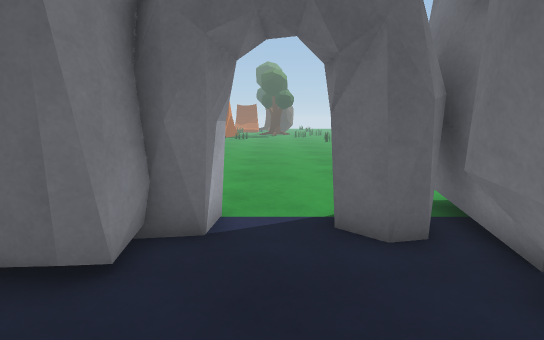
[1] (above)

21 first-person views from a walk through a 3-D level made in the Unity game engine. The camera is 1.2 m above the floor, tilts 10° down and sees 85° across. The floor is counted in squares, 0.5 m on a side. Each view is taken from the middle of a square. On the plan, view 1 faces up. The plan holds only what a view shows up to about 19 squares ahead; the rest is blank. The place goes on beyond the plan. Some animated figures are left out.

[2]
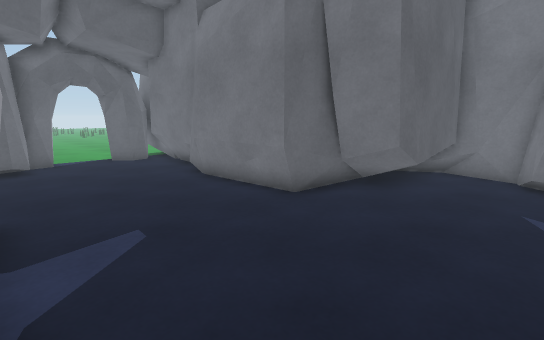

[3]
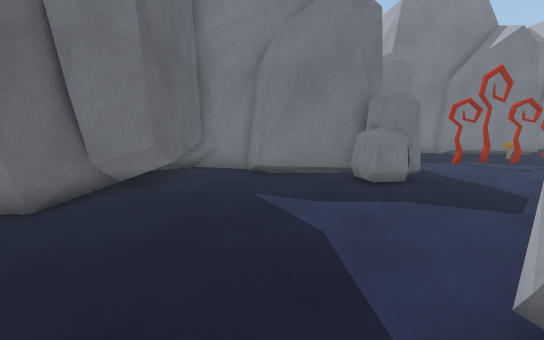

[4]
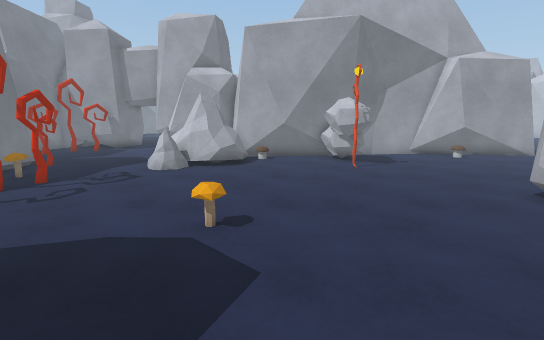

[5]
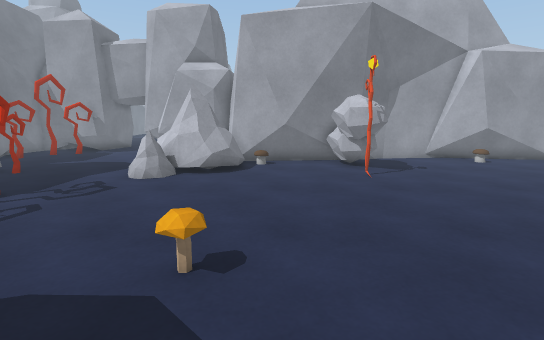

[6]
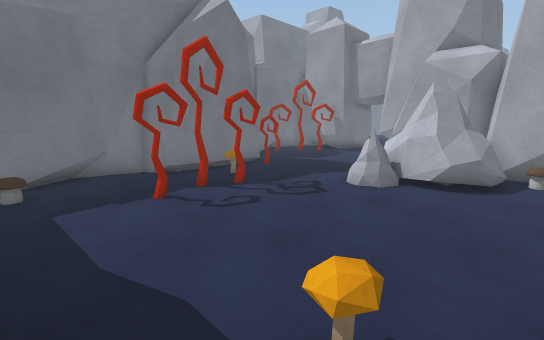

[7]
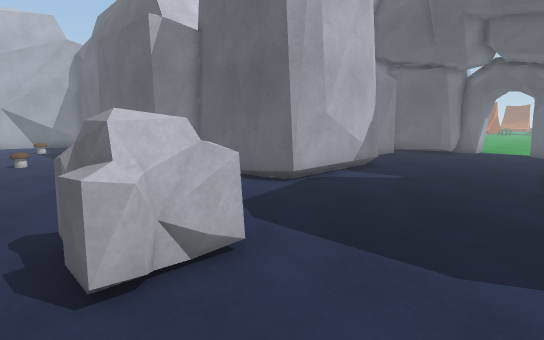

[8]
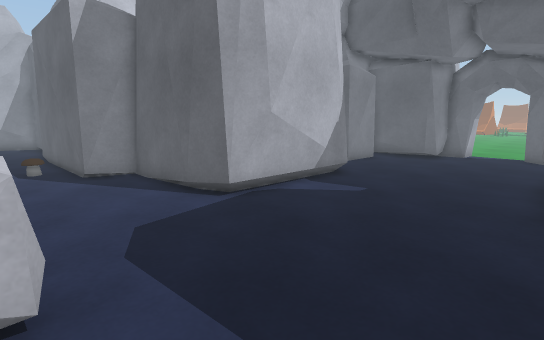

[9]
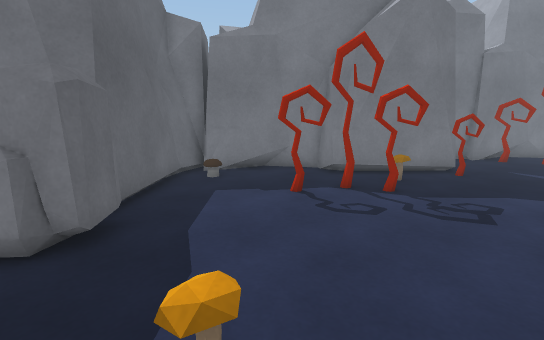

[10]
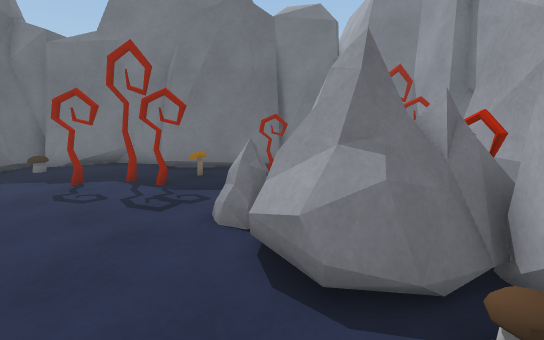

[11]
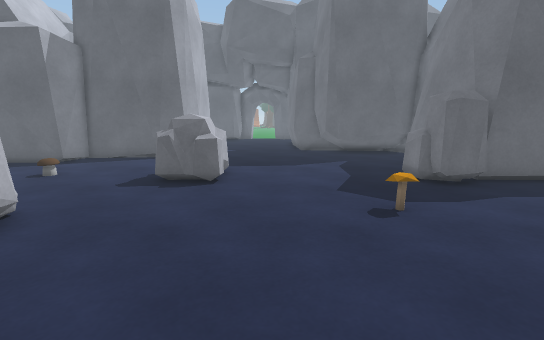

[12]
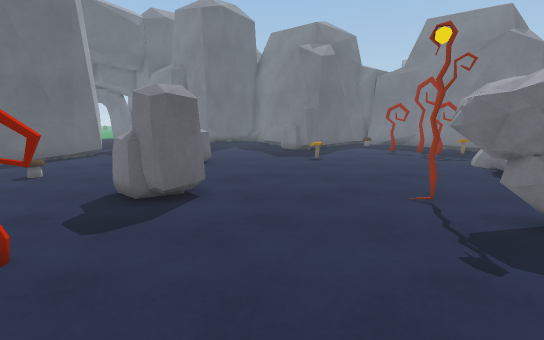

[13]
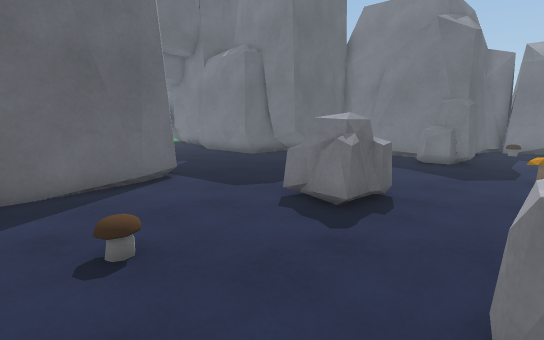

[14]
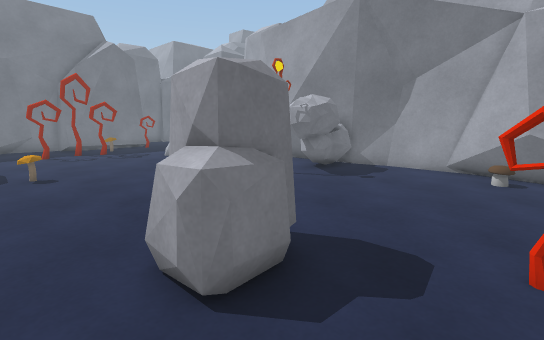

[15]
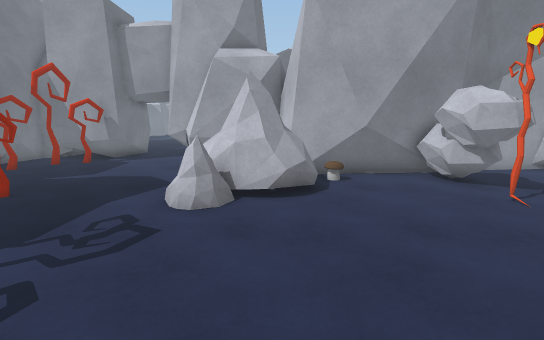

[16]
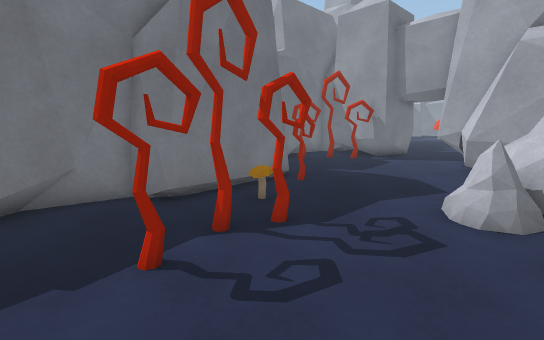

[17]
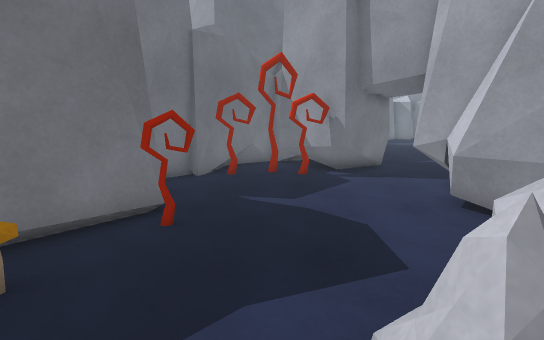

[18]
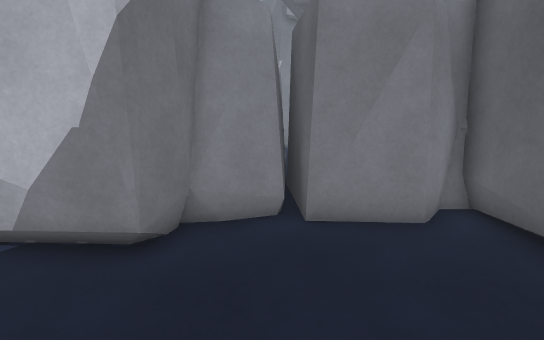

[19]
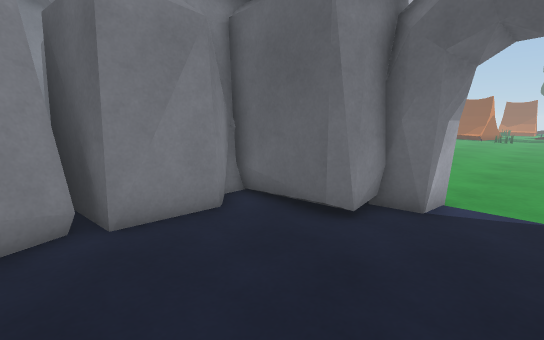

[20]
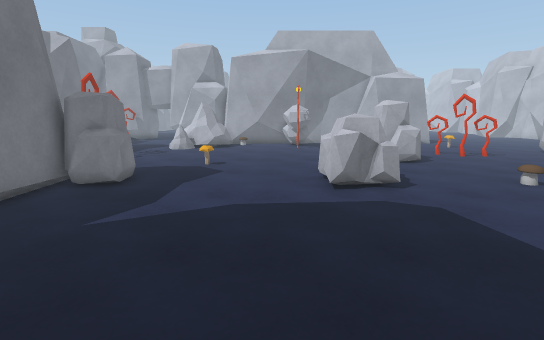

[21]
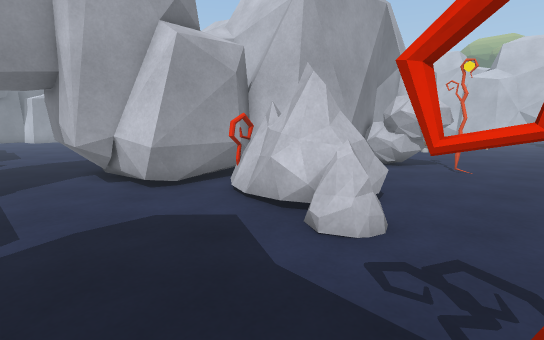

### Floor plan
Key: @ floor where view 1 was taken; # wall or solid block; . floor; = window, fence, low wall or low ledge; R rock; M mushroom; O other object.
Columns run from 10 left of view 1 to 21 right of it. Each row starts with its distance up from view 1.
  8          ...  R
  7          R.R  R
  6        RRR.R#R#
  5    R   #R...RR
  4    #RRR#.....RR
  3     R........RR
  2     #........RR
  1     #........R
  0 R####.....@..R
 -1 RRRRR.......RRR
 -2   RRR.......RR
 -3   RRRRR.....RR
 -4       R......R
 -5       R......R
 -6       R......RRRRR
 -7       R.......RRR   R
 -8      RR.......RRR RRRR
 -9 R    RR........RRRRRR
-10 RRRRRR..............R
-11 #..................RR
-12 #..................R
-13 ...................#
-14 ...................#
-15 .......RRR.......RR#
-16 ..M....RRR.......RR##
-17 .......RRR.......RRR###RRRR
-18 .................RR.......##
-19 ........................M.#
-20 ..............M...........R
-21 ...RRR....................R#
-22 ...RRR................O...R#
-23 ...RRR....................R#
-24 O.....................O..RR#
-25 O.....................O..R
-26 .......................M.#
-27 .........................#
-28 ..................RR.....R
-29 ........RO......RRRR....OR####
-30 ........RRR....RRRR......... RRR
-31 ........RRR....RRRR..........RRR
-32 ..M.....=RR####RRRR..........R
-33 ####...#########ROO..........ORR
-34   ######       ##RRRR........R#
-35                #RRRRR.........R
-36                 RRRRRR.....O..#
-37                 RR  RRR..OORR.#

Where each view was taken, in squares from view 1:
view 1: 0 up, 0 right, facing up
view 2: 12 down, 4 left, facing up-right
view 3: 12 down, 4 left, facing right
view 4: 14 down, 3 right, facing down
view 5: 16 down, 3 right, facing down
view 6: 18 down, 3 right, facing down-right
view 7: 18 down, 3 right, facing up-left
view 8: 15 down, 3 right, facing up-left
view 9: 21 down, 2 right, facing right
view 10: 29 down, 1 right, facing right
view 11: 28 down, 1 right, facing up
view 12: 31 down, 10 left, facing up-right
view 13: 21 down, 10 left, facing up-right
view 14: 19 down, 10 left, facing down-right
view 15: 20 down, 6 right, facing down
view 16: 20 down, 7 right, facing down-right
view 17: 26 down, 8 right, facing down-right
view 18: 1 down, 1 right, facing left
view 19: 2 down, 1 right, facing up-left
view 20: 5 down, 1 right, facing down
view 21: 25 down, 14 right, facing down-left
